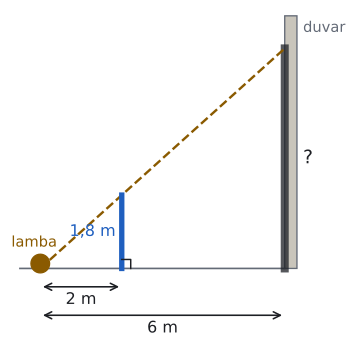

Python code for this plot:
import sys; sys.path.insert(0, "tools")
from cizim import *

# Lamba L yerde (0,0). Kişi x=2'de, boyu 1,8 m. Duvar x=6'da. Gölgenin duvardaki yüksekliği 1,8*6/2 = 5,4 m.
L = np.array([0.0, 0.0]); B = np.array([2.0, 0.0]); K = np.array([2.0, 1.8]); W = np.array([6.0, 0.0]); G = np.array([6.0, 5.4])
print("G", 1.8 * 6 / 2)
fig, ax = sekil(4.6, 4.6)
ax.set_aspect("equal"); ax.axis("off")
ax.plot([-0.5, 6.0], [0, 0], color=SOLUK, lw=1.2)
ax.add_patch(patches.Rectangle((6.0, 0), 0.3, 6.2, facecolor=CIZGI, edgecolor=SOLUK, lw=1))
ax.plot(*zip(W, G), color=YAZI, lw=6, alpha=0.75)
ax.plot(*zip(L, G), color=SARI, lw=1.8, ls="--")
ax.plot(*zip(B, K), color=MAVI, lw=4)
ax.plot(L[0], L[1] + 0.12, "o", color=SARI, markersize=14, zorder=6)
s = 0.22
ax.plot([B[0], B[0] + s, B[0] + s], [s, s, 0], color=YAZI, lw=1.1)
ax.text(-0.15, 0.45, "lamba", ha="center", va="bottom", color=SARI, fontsize=11)
ax.text(1.85, 0.9, "1,8 m", ha="right", va="center", color=MAVI, fontsize=12)
ax.text(6.45, 2.7, "?", ha="left", va="center", fontsize=14)
ax.text(6.45, 5.9, "duvar", ha="left", va="center", color=SOLUK, fontsize=11)
for xb, y, t in [(2, -0.45, "2 m"), (6, -1.15, "6 m")]:
    ax.annotate("", xy=(xb, y), xytext=(0, y), arrowprops=dict(arrowstyle="<->", color=YAZI, lw=1.2))
    ax.text(xb / 2, y - 0.32, t, ha="center", va="center", fontsize=12)
ax.set_xlim(-0.8, 7.6); ax.set_ylim(-1.7, 6.4)
kaydet(fig, __file__)
